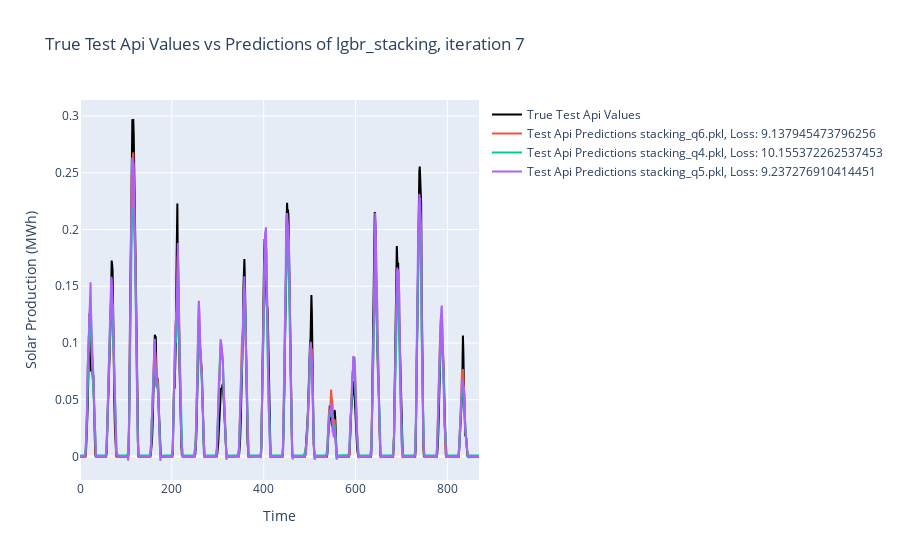
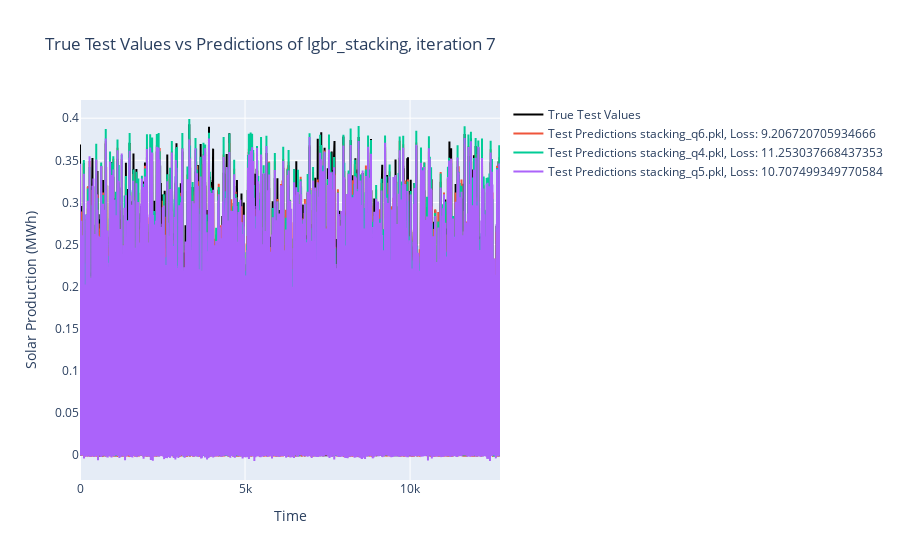

Notebook code for these charts, in order:
### Code cell
# Load models and plot results
y_test, test_predictions, test_mean_pinball_losses, y_test_api, test_api_predictions, test_api_mean_pinball_losses, model_paths = create_pred(BASE_PATH=BASE_PATH, model_name=model_name, iter=iter)
plot_results(y_test, test_predictions, test_mean_pinball_losses, y_test_api, test_api_predictions, test_api_mean_pinball_losses, model_name=model_name, iter=iter)

### Figure 1 — Plotly figure (JSON) as saved in the notebook; plotly's stock layout.template omitted (floating-point values rounded to 4 significant figures; data arrays with more than 128 entries replaced by an {"elided": "..."} marker saying what was removed)
{"data": [{"line": {"color": "black"}, "mode": "lines", "name": "True Test Api Values", "type": "scatter", "y": {"elided": "870 float values"}}, {"mode": "lines", "name": "Test Api Predictions stacking_q6.pkl, Loss: 9.137945473796256", "type": "scatter", "y": {"elided": "870 float values"}}, {"mode": "lines", "name": "Test Api Predictions stacking_q4.pkl, Loss: 10.155372262537453", "type": "scatter", "y": {"elided": "870 float values"}}, {"mode": "lines", "name": "Test Api Predictions stacking_q5.pkl, Loss: 9.237276910414451", "type": "scatter", "y": {"elided": "870 float values"}}], "layout": {"title": {"text": "True Test Api Values vs Predictions of lgbr_stacking, iteration 7"}, "xaxis": {"title": {"text": "Time"}}, "yaxis": {"title": {"text": "Solar Production (MWh)"}}}}

### Figure 2 — Plotly figure (JSON) as saved in the notebook; plotly's stock layout.template omitted (floating-point values rounded to 4 significant figures; data arrays with more than 128 entries replaced by an {"elided": "..."} marker saying what was removed)
{"data": [{"line": {"color": "black"}, "mode": "lines", "name": "True Test Values", "type": "scatter", "y": {"elided": "12725 float values"}}, {"mode": "lines", "name": "Test Predictions stacking_q6.pkl, Loss: 9.206720705934666", "type": "scatter", "y": {"elided": "12725 float values"}}, {"mode": "lines", "name": "Test Predictions stacking_q4.pkl, Loss: 11.253037668437353", "type": "scatter", "y": {"elided": "12725 float values"}}, {"mode": "lines", "name": "Test Predictions stacking_q5.pkl, Loss: 10.707499349770584", "type": "scatter", "y": {"elided": "12725 float values"}}], "layout": {"title": {"text": "True Test Values vs Predictions of lgbr_stacking, iteration 7"}, "xaxis": {"title": {"text": "Time"}}, "yaxis": {"title": {"text": "Solar Production (MWh)"}}}}
